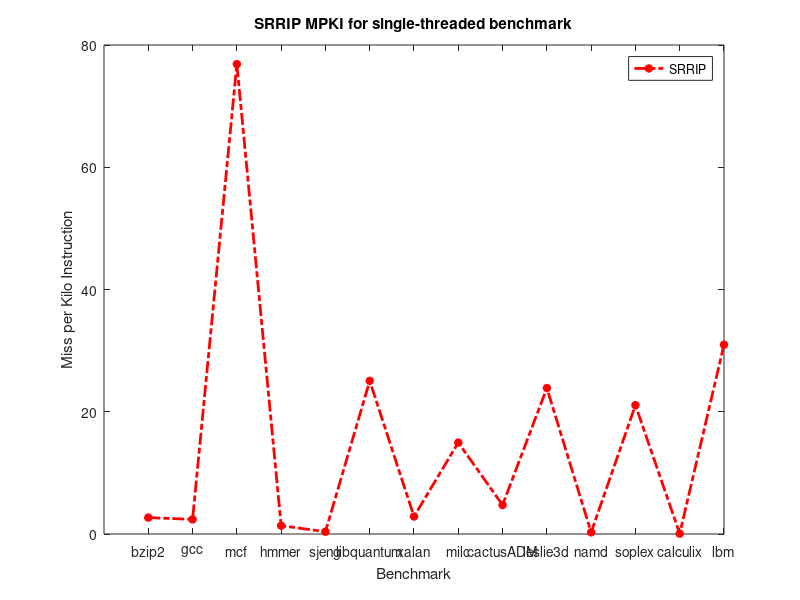
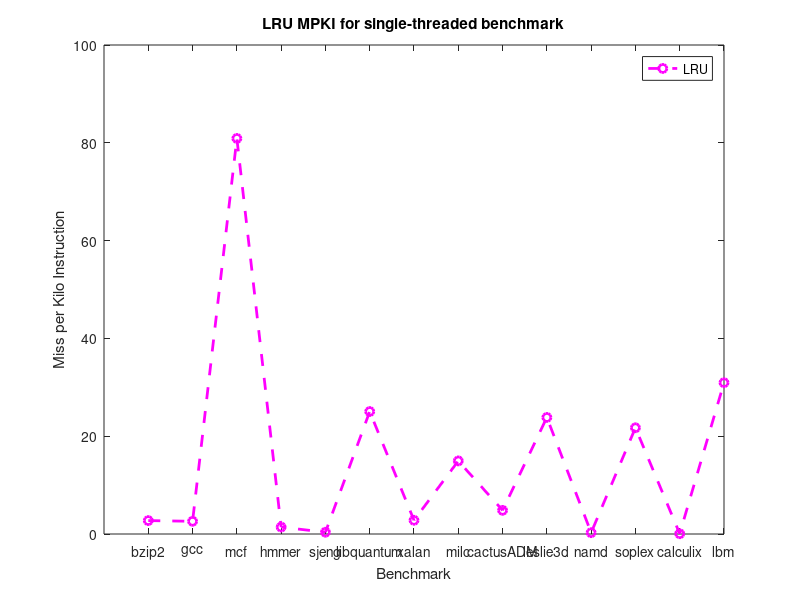
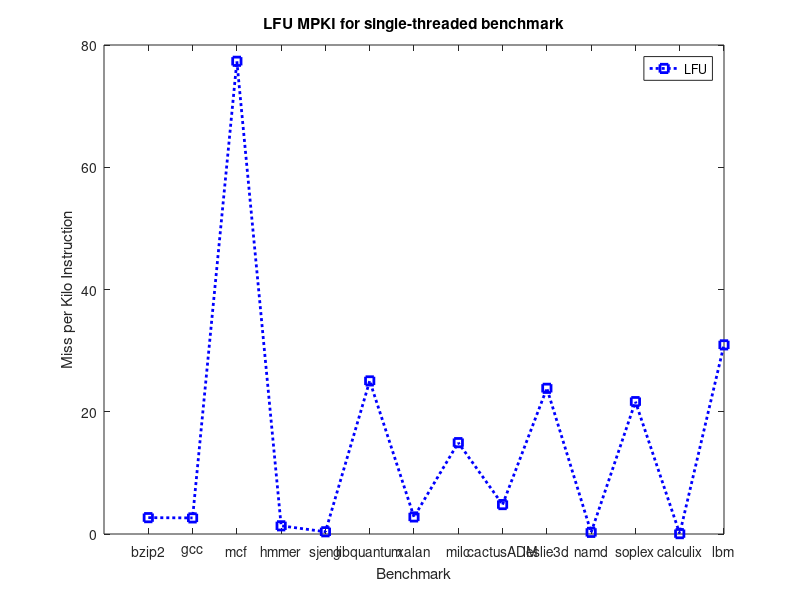
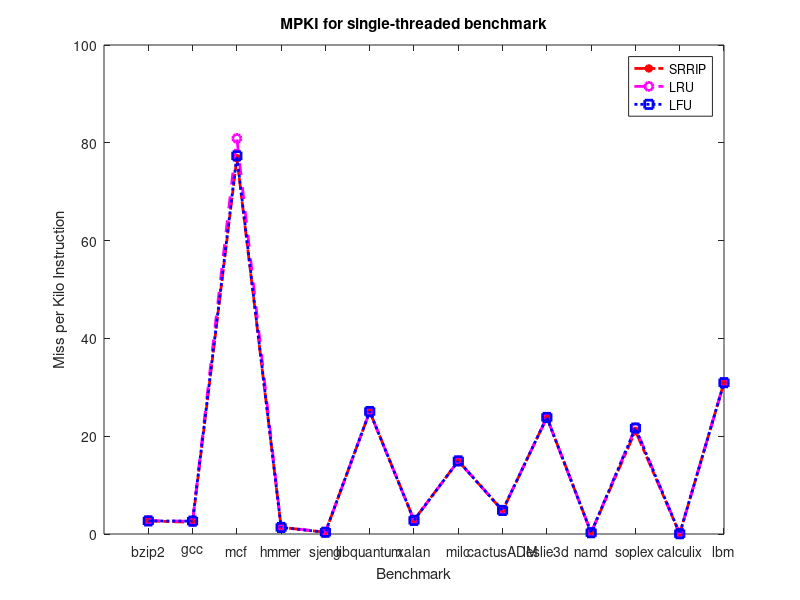

The MATLAB source for these figures, in order:
x1 = {'bzip2','gcc','mcf','hmmer','sjeng','libquantum','xalan','milc','cactusADM','leslie3d','namd','soplex','calculix','lbm'};
SRRIP1= [ 
2.68086777277,
2.3912721043,
76.8660670069,
1.36743735051,
0.36960364209,
25.0503869767,
2.8596567796,
14.9569490224,
4.74474325598,
23.8764816929,
0.268290698901,
21.0782327037,
0.0587295742106,
30.9731359317,
];

LRU1= [ 
2.74299775935,
2.59701521342,
80.8959193597,
1.41683409173,
0.362183615034,
25.0456996344,
2.80387225701,
14.948523159,
4.84042802052,
23.8411398382,
0.268201310278,
21.7253563012,
0.0587088324059,
30.9418752465,
];

LFU1= [ 
2.67555863007,
2.63278396748,
77.3353893184,
1.34019693734,
0.3621836293,
25.0456224196,
2.79260653563,
14.9487257013,
4.81361427277,
23.833714776,
0.268122764813,
21.6555673808,
0.0587088324059,
30.9417734076,
];

h = figure;
plot(SRRIP1,'-.r*','LineWidth',2);
title('SRRIP MPKI for single-threaded benchmark')
legend('SRRIP')
xlabel('Benchmark')
ylabel('Miss per Kilo Instruction')
set(gca,'XTick',[1 : 1 : 14])
set(gca,'Xticklabel',x1,'XTickLabelRotation',90)
saveas(gca,'SRRIP_MPKI_single.png')

g = figure;
plot(LRU1,'--mo','LineWidth',2);
title('LRU MPKI for single-threaded benchmark')
legend('LRU')
xlabel('Benchmark')
ylabel('Miss per Kilo Instruction')
set(gca,'XTick',[1 : 1 : 14])
set(gca,'Xticklabel',x1,'XTickLabelRotation',90)
saveas(gca,'LRU_MPKI_single.png')

a = figure;
plot(LFU1,':bs','LineWidth',2);
title('LFU MPKI for single-threaded benchmark')
legend('LFU')
xlabel('Benchmark')
ylabel('Miss per Kilo Instruction')
set(gca,'XTick',[1 : 1 : 14])
set(gca,'Xticklabel',x1,'XTickLabelRotation',90)
saveas(gca,'LFU_MPKI_single.png')

b = figure;
plot(SRRIP1,'-.r*','LineWidth',2);hold on
plot(LRU1,'--mo','LineWidth',2);
plot(LFU1,':bs','LineWidth',2);
title('MPKI for single-threaded benchmark')
legend('SRRIP','LRU','LFU')
xlabel('Benchmark')
ylabel('Miss per Kilo Instruction')
set(gca,'XTick',[1 : 1 : 14])
set(gca,'Xticklabel',x1,'XTickLabelRotation',90)
saveas(gca,'MPKI_single.png')
hold off;


y_RRIP1 = (LRU1 - SRRIP1)./LRU1*100;
y_LFU1= (LRU1 - LFU1)./LRU1*100;

mean(y_RRIP1)
mean(y_LFU1)

d =figure;
plot_data1 = [y_RRIP1 y_LFU1];
bar(plot_data1);hold on;
legend('SRRIP','LFU')
title('MPKI improvement(%) over LRU single-threaded')
xlabel('Benchmark')
ylabel('MPKI improvement(%)')
set(gca,'Xticklabel',x1,'XTickLabelRotation',90)
hold off;
saveas(gca,'Improvement_single.png')

%}
